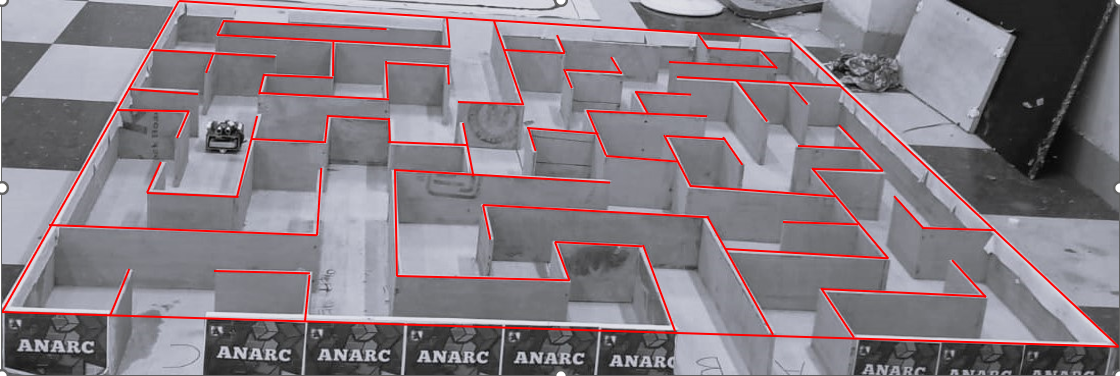
#> input picture MicroMouse/bw_maze_red_walls.png, 1120 x 376 px
$ python evaluation_metrics.py
#> lines starting #> are read from the running program, lines starting #| are printed output that depends on the picture; after the words box and inside, x2 and y2 are one past the last pixel; in counts of white or black regions, pixels touching at a corner belong together
#> in main, input_image is the input picture: shape (376, 1120, 3); mean B, G, R 132.1, 125.2, 134.2
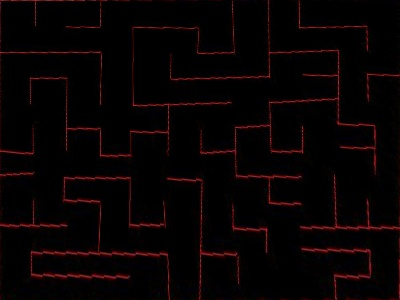
#> input picture MicroMouse/final_wrapped_image.jpg, 400 x 300 px
#> in main, warped_image is the input picture: shape (300, 400, 3); mean B, G, R 2.6, 2.2, 8.1
import numpy as np
import cv2
from sklearn.metrics import mean_squared_error

def evaluate_maze_transformation(input_image, warped_image):
    """
    Evaluates maze transformation quality between original and perspective-wrapped image

    Parameters:
    input_image: Original input image (numpy array, BGR format)
    warped_image: Perspective-transformed bird's-eye view image (numpy array, BGR format)

    Returns:
    Dictionary containing evaluation metrics
    """
    metrics = {}

    # 1. Maze Structure Analysis
    def analyze_maze_structure(image):
        # Convert to grayscale
        gray = cv2.cvtColor(image, cv2.COLOR_BGR2GRAY)
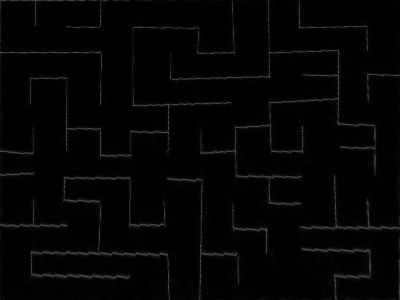
#> gray: shape (300, 400); min 0, max 91, mean 4

        # Apply threshold to get binary image
        _, binary = cv2.threshold(gray, 127, 255, cv2.THRESH_BINARY)
#> binary: shape (300, 400); every value is 0

        # Calculate corridor width consistency
        horizontal_profile = np.mean(binary, axis=0)
#> horizontal_profile = 400 values from 0 to 0
        vertical_profile = np.mean(binary, axis=1)
#> vertical_profile = 300 values from 0 to 0

        corridor_width_var_h = np.var(horizontal_profile)
#> corridor_width_var_h = 0
        corridor_width_var_v = np.var(vertical_profile)
#> corridor_width_var_v = 0

        return {
            'corridor_consistency_h': corridor_width_var_h,
            'corridor_consistency_v': corridor_width_var_v
        }

    # Analyze structure for warped image
    structure_metrics = analyze_maze_structure(warped_image)
#> structure_metrics = {'corridor_consistency_h': 0, 'corridor_consistency_v': 0}
    metrics.update(structure_metrics)

    # 2. Wall Straightness Analysis (for warped image)
    def analyze_wall_straightness(image):
        # Convert to grayscale
        gray = cv2.cvtColor(image, cv2.COLOR_BGR2GRAY)

        # Detect edges
        edges = cv2.Canny(gray, 50, 150)
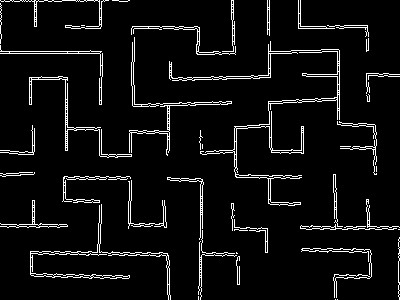
#> edges: shape (300, 400); 6% white in thin lines or dots

        # Save edges image for visualization
        cv2.imwrite('detected_edges.jpg', edges)

        # Detect lines using Hough Transform
        lines = cv2.HoughLinesP(edges, 1, np.pi/180, threshold=100,
                               minLineLength=100, maxLineGap=10)
#> lines = [[0, 51, 101, 51], [0, 53, 102, 53], [169, 77, 270, 75], [30, 252, 150, 252]]

        # Create a copy of the image to draw detected lines
        line_image = image.copy()

        if lines is not None:
            # Calculate angles of detected lines
            angles = []
            for line in lines:
                x1, y1, x2, y2 = line[0]
                # Draw the detected lines
                cv2.line(line_image, (x1, y1), (x2, y2), (0, 255, 0), 2)
                angle = np.abs(np.degrees(np.arctan2(y2 - y1, x2 - x1)) % 90)
                angles.append(angle)
#> this loop made 4 passes
#> (x1, y1, x2, y2, angle) on passes 1 to 4: (0, 51, 101, 51, 0), (0, 53, 102, 53, 0), (169, 77, 270, 75, 88.87), (30, 252, 150, 252, 0)
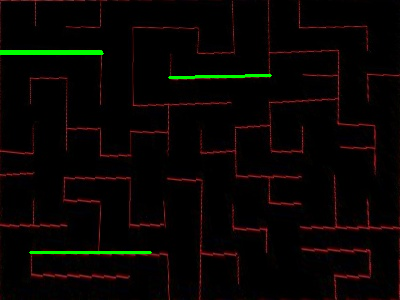
#> line_image: shape (300, 400, 3); 0.99% of pixels changed, all inside (x1, y1, x2, y2) = (0, 50, 272, 254)
#> after the loop, angles = [0, 0, 88.87, 0]

            # Save the image with detected lines
            cv2.imwrite('detected_lines.jpg', line_image)

            # Lines should be either vertical (close to 90°) or horizontal (close to 0°)
            angles = np.array(angles)
            vertical_lines = angles[angles >= 45]
#> vertical_lines = [88.87]
            horizontal_lines = angles[angles < 45]
#> horizontal_lines = [0, 0, 0]

            vert_straightness = np.std(np.abs(vertical_lines - 90))
#> vert_straightness = 0
            horiz_straightness = np.std(horizontal_lines)
#> horiz_straightness = 0

            return {
                'vertical_straightness': vert_straightness,
                'horizontal_straightness': horiz_straightness,
                'num_lines_detected': len(lines)
            }
        else:
            return {
                'vertical_straightness': float('inf'),
                'horizontal_straightness': float('inf'),
                'num_lines_detected': 0
            }

    wall_metrics = analyze_wall_straightness(warped_image)
#> wall_metrics = {'vertical_straightness': 0, 'horizontal_straightness': 0, 'num_lines_detected': 4}
    metrics.update(wall_metrics)

    # 3. Perpendicularity Analysis
    def analyze_perpendicularity(image):
        # Convert to grayscale
        gray = cv2.cvtColor(image, cv2.COLOR_BGR2GRAY)

        # Get corners using Harris corner detector
        corners = cv2.cornerHarris(gray, blockSize=2, ksize=3, k=0.04)
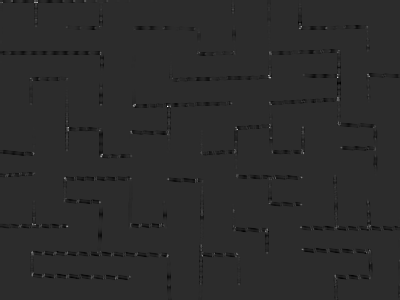
#> corners: shape (300, 400) float32; min -8.01e-05, max 0.000379, mean -1.28e-06; drawn with min black and max white

        # Create a copy of the image to mark corners
        corner_image = image.copy()
        corner_image[corners > 0.01 * corners.max()] = [0, 0, 255]  # Mark corners in red
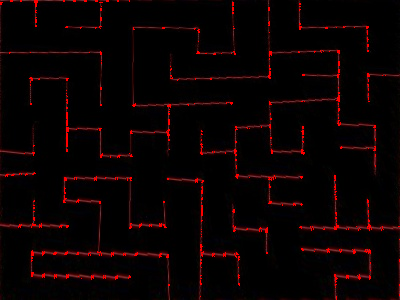
#> corner_image: shape (300, 400, 3); 1.62% of pixels changed, all inside (x1, y1, x2, y2) = (0, 0, 400, 300)

        # Save the image with detected corners
        cv2.imwrite('detected_corners.jpg', corner_image)

        # Calculate corner density in quadrants
        height, width = image.shape[:2]
#> height = 300; width = 400
        quadrants = [
            corners[:height//2, :width//2],
            corners[:height//2, width//2:],
            corners[height//2:, :width//2],
            corners[height//2:, width//2:]
        ]

        corner_densities = [np.sum(quad > 0.01 * quad.max()) for quad in quadrants]
#> corner_densities = [404, 470, 566, 747]
        corner_density_variance = np.var(corner_densities)
#> corner_density_variance = 16684.7

        return {
            'corner_density_variance': corner_density_variance,
            'total_corners': sum(corner_densities),
            'corner_densities': corner_densities
        }

    perp_metrics = analyze_perpendicularity(warped_image)
#> perp_metrics = {'corner_density_variance': 16684.7, 'total_corners': 2187, 'corner_densities': [404, 470, 566, 747]}
    metrics.update(perp_metrics)

    # 4. Grid Regularity
    def analyze_grid_regularity(image):
        # Convert to grayscale
        gray = cv2.cvtColor(image, cv2.COLOR_BGR2GRAY)

        # Apply threshold
        _, binary = cv2.threshold(gray, 127, 255, cv2.THRESH_BINARY)

        # Save binary image for visualization
        cv2.imwrite('binary_image.jpg', binary)

        # Calculate row and column profiles
        row_profile = np.sum(binary, axis=1)
#> row_profile = 300 values from 0 to 0
        col_profile = np.sum(binary, axis=0)
#> col_profile = 400 values from 0 to 0

        # Calculate regularity scores
        row_regularity = np.std(row_profile) / np.mean(row_profile)
#> row_regularity = nan
        col_regularity = np.std(col_profile) / np.mean(col_profile)
#> col_regularity = nan

        return {
            'row_regularity': row_regularity,
            'col_regularity': col_regularity
        }

    grid_metrics = analyze_grid_regularity(warped_image)
#> grid_metrics = {'row_regularity': nan, 'col_regularity': nan}
    metrics.update(grid_metrics)

    return metrics

def print_evaluation_report(metrics):
    """
    Prints a formatted report of the evaluation metrics
    """
    print("\n=== Maze Transformation Evaluation Report ===\n")

    print("Corridor Consistency:")
    print(f"Horizontal Variance: {metrics['corridor_consistency_h']:.2f}")
    print(f"Vertical Variance: {metrics['corridor_consistency_v']:.2f}")

    print("\nWall Straightness:")
    print(f"Vertical Lines Deviation: {metrics['vertical_straightness']:.2f}°")
    print(f"Horizontal Lines Deviation: {metrics['horizontal_straightness']:.2f}°")
    print(f"Number of Lines Detected: {metrics['num_lines_detected']}")

    print("\nCorner Analysis:")
    print(f"Corner Density Variance: {metrics['corner_density_variance']:.2f}")
    print(f"Total Corners Detected: {metrics['total_corners']}")
    print("Corner Densities by Quadrant:", metrics['corner_densities'])

    print("\nGrid Regularity:")
    print(f"Row Regularity Score: {metrics['row_regularity']:.3f}")
    print(f"Column Regularity Score: {metrics['col_regularity']:.3f}")

def main():
    # Load the images
    input_image = cv2.imread('bw_maze_red_walls.png')
    warped_image = cv2.imread('final_wrapped_image.jpg')

    if input_image is None:
        raise ValueError("Could not load input image 'bw_maze_red_walls.png'")
    if warped_image is None:
        raise ValueError("Could not load warped image 'final_wrapped_image.jpg'")

    # Get metrics
    metrics = evaluate_maze_transformation(input_image, warped_image)
#> metrics = 10 items

    # Print the report
    print_evaluation_report(metrics)
#| Horizontal Variance: 0.00
#| Vertical Variance: 0.00
#| Vertical Lines Deviation: 0.00°
#| Horizontal Lines Deviation: 0.00°
#| Number of Lines Detected: 4
#| Corner Density Variance: 16684.69
#| Total Corners Detected: 2187
#| Corner Densities by Quadrant: [404, 470, 566, 747]
#| Row Regularity Score: nan
#| Column Regularity Score: nan

if __name__ == "__main__":
    main()
